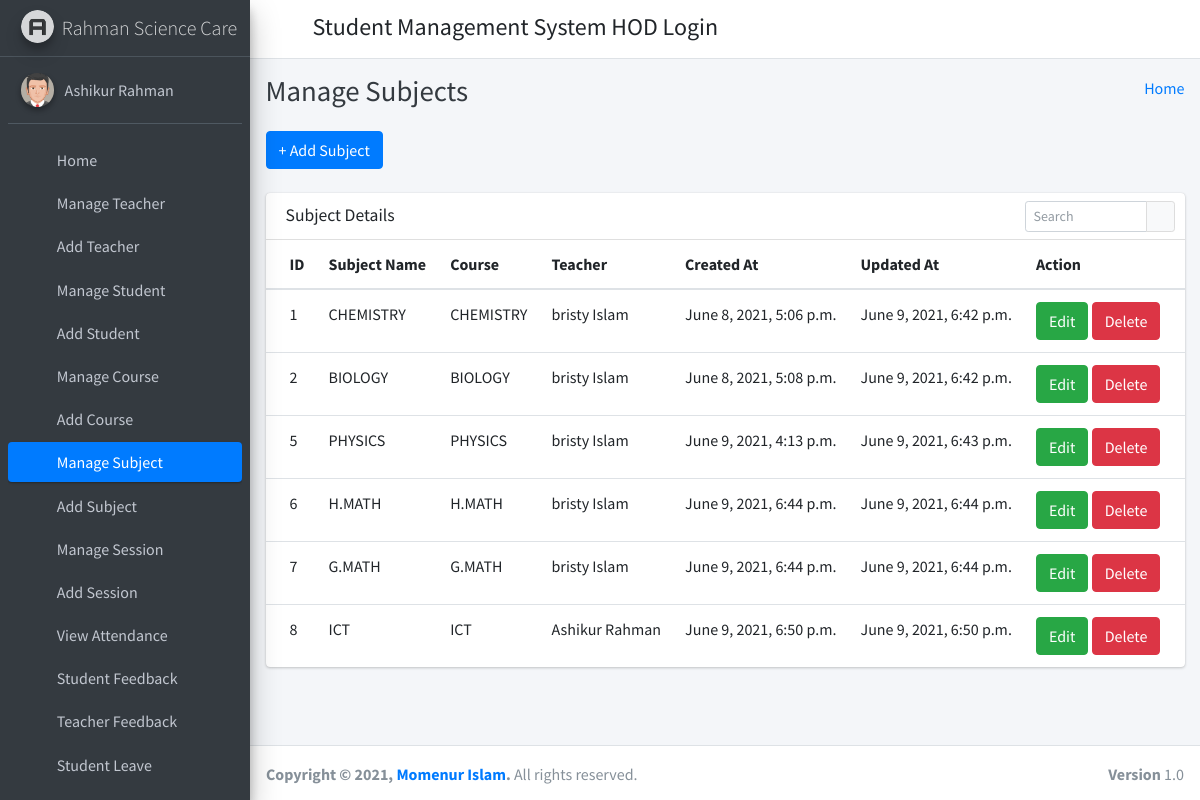
Screenshot of /manage_subject/ (signed in) with the database file from the repository.
### student_management_app/models.py (models this page shows)
class CustomUser(AbstractUser):
    user_type_data = ((1, "HOD"), (2, "Staff"), (3, "Student"))
    user_type = models.CharField(default=1, choices=user_type_data, max_length=10)

class Subjects(models.Model):
    id =models.AutoField(primary_key=True)
    subject_name = models.CharField(max_length=255)
    course_id = models.ForeignKey(Courses, on_delete=models.CASCADE, default=1) #need to give defauult course
    staff_id = models.ForeignKey(CustomUser, on_delete=models.CASCADE)
    created_at = models.DateTimeField(auto_now_add=True)
    updated_at = models.DateTimeField(auto_now=True)
    objects = models.Manager()

class Courses(models.Model):
    id = models.AutoField(primary_key=True)
    course_name = models.CharField(max_length=255)
    created_at = models.DateTimeField(auto_now_add=True)
    updated_at = models.DateTimeField(auto_now=True)
    objects = models.Manager()

### student_management_app/HodViews.py (the view)
# urls.py: path('manage_subject/', HodViews.manage_subject, name="manage_subject"),
def manage_subject(request):
    subjects = Subjects.objects.all()
    context = {
        "subjects": subjects
    }
    return render(request, 'hod_template/manage_subject_template.html', context)

### student_management_app/LoginCheckMiddleWare.py (called while the page is built, shortened)
    def process_view(self, request, view_func, view_args, view_kwargs):
        modulename = view_func.__module__
        user = request.user
        if user.is_authenticated:
            if user.user_type == "1":
                if modulename == "student_management_app.HodViews":
                    pass
                elif modulename == "student_management_app.views" or modulename == "django.views.static":
                    pass
                else:
                    return redirect("admin_home")
            else:
                return redirect("login")
        else:
            if request.path == reverse("login") or request.path == reverse("doLogin"):
                pass
            else:
                return redirect("login")

### student_management_app/templates/hod_template/manage_subject_template.html (shortened to what this page needs)
{% extends 'hod_template/base_template.html' %}
{% block page_title %}
    Manage Subjects
{% endblock page_title %}
{% block main_content %}
{% load static %}
<section class="content">
        <div class="container-fluid">
            <a class="btn btn-primary" href="{% url 'add_subject' %}" role="button">+ Add Subject</a> <br/>&nbsp;
            <div class="row">
                <div class="col-md-12">
                    <div class="card">
                        <div class="card-header">
                            <h3 class="card-title">Subject Details</h3>
                            <div class="card-tools">
                            <div class="input-group input-group-sm" style="width: 150px;">
                                <input type="text" name="table_search" class="form-control float-right" placeholder="Search">
                                <div class="input-group-append">
                                <button type="submit" class="btn btn-default"><i class="fas fa-search"></i></button>
                                </div>
                            </div>
                            </div>
                        </div>
                        <div class="card-body table-responsive p-0">
                            <table class="table table-hover text-nowrap">
                            <thead>
                                <tr>
                                <th>ID</th>
                                <th>Subject Name</th>
                                <th>Course</th>
                                <th>Teacher</th>
                                <th>Created At</th>
                                <th>Updated At</th>
                                <th>Action</th>
                                </tr>
                            </thead>
                            <tbody>
                                {% for subject in subjects %}
                                <tr>
                                <td>{{ subject.id }}</td>
                                <td>{{ subject.subject_name }}</td>
                                <td>{{ subject.course_id.course_name }}</td>
                                <td>{{ subject.staff_id.first_name }} {{ subject.staff_id.last_name }}</td>
                                <td>{{ subject.created_at }}</td>
                                <td>{{ subject.updated_at }}</td>
                                <td>
                                    <a href="{% url 'edit_subject' subject.id %}" class="btn btn-success">Edit</a>
                                    <a href="{% url 'delete_subject' subject.id %}" class="btn btn-danger">Delete</a>
                                </td>
                                </tr>
                                {% endfor %}
                            </tbody>
                            </table>
                        </div>
                        </div>
                </div>
            </div>
        </div>
      </section>
  {% endblock main_content %}

### student_management_app/templates/hod_template/sidebar_template.html (shortened to what this page needs)
{% load static %}
<aside class="main-sidebar sidebar-dark-primary elevation-4">
      <a href="{% url 'admin_home' %}" class="brand-link">
        <img src="{% static 'dist/img/AdminLTELogo.png' %}" alt="AdminLTE Logo" class="brand-image img-circle elevation-3"
            style="opacity: .8">
        <span class="brand-text font-weight-light">Rahman Science Care</span>
      </a>
      <div class="sidebar">
        <div class="user-panel mt-3 pb-3 mb-3 d-flex">
          <div class="image">
            <img src="{% static 'dist/img/user2-160x160.jpg' %}" class="img-circle elevation-2" alt="User Image">
          </div>
          <div class="info">
            <a href="{% url 'admin_profile' %}" class="d-block">{{ user.first_name }} {{ user.last_name }}</a>
          </div>
        </div>
        <nav class="mt-2">
          <ul class="nav nav-pills nav-sidebar flex-column" data-widget="treeview" role="menu" data-accordion="false">
            <li class="nav-item">
              {% url 'admin_home' as admin_home %}
              <a href="{{ admin_home }}" class="nav-link {% if request.path == admin_home %} active {% endif %}">
                <i class="nav-icon fas fa-tachometer-alt"></i>
                <p>
                  Home
                </p>
              </a>
            </li>
            <li class="nav-item">
              {% url 'manage_staff' as manage_staff %}
              {% url 'edit_staff' staff_id=id as edit_staff %}
              <a href="{{ manage_staff }}" class="nav-link {% if request.path == manage_staff %} active {% endif %} {% if request.path == edit_staff %} active {% endif %}">
                <i class="nav-icon fas fa-chalkboard-teacher"></i>
                <p>
                  Manage Teacher
                </p>
              </a>
            </li>
            <li class="nav-item">
              {% url 'add_staff' as add_staff %}
              <a href="{{ add_staff }}" class="nav-link {% if request.path == add_staff %} active {% endif %}">
                <i class="nav-icon fas fa-th"></i>
                <p>
                  Add Teacher
                </p>
              </a>
            </li>
            <li class="nav-item">
              {% url 'manage_student' as manage_student %}
              {% url 'edit_student' student_id=id as edit_student %}
              <a href="{{ manage_student }}" class="nav-link {% if request.path == manage_student %} active {% endif %} {% if request.path == edit_student %} active {% endif %}">
                <i class="nav-icon fas fa-user-graduate"></i>
                <p>
                  Manage Student
                </p>
              </a>
            </li>
            <li class="nav-item">
              {% url 'add_student' as add_student %}
              <a href="{{ add_student }}" class="nav-link {% if request.path == add_student %} active {% endif %}">
                <i class="nav-icon fas fa-th"></i>
                <p>
                  Add Student
                </p>
              </a>
            </li>
            <li class="nav-item">
              {% url 'manage_course' as manage_course %}
              {% url 'edit_course' course_id=id as edit_course %}
              <a href="{{ manage_course }}" class="nav-link {% if request.path == manage_course %} active {% endif %} {% if request.path == edit_course %} active {% endif %}">
                <i class="nav-icon fas fa-chalkboard"></i>
                <p>
                  Manage Course
                </p>
              </a>
            </li>
            <li class="nav-item">
            {% url 'add_course' as add_course %}
              <a href="{{ add_course }}" class="nav-link {% if request.path == add_course %} active {% endif %}">
                <i class="nav-icon fas fa-th"></i>
                <p>
                  Add Course
                </p>
              </a>
            </li>
            <li class="nav-item">
              {% url 'manage_subject' as manage_subject %}
              {% url 'edit_subject' subject_id=id as edit_subject %}
              <a href="{{ manage_subject }}" class="nav-link {% if request.path == manage_subject %} active {% endif %} {% if request.path == edit_subject %} active {% endif %}">
                <i class="nav-icon fas fa-book"></i>
                <p>
                  Manage Subject
                </p>
              </a>
            </li>
            <li class="nav-item">
              {% url 'add_subject' as add_subject %}
              <a href="{{ add_subject }}" class="nav-link {% if request.path == add_subject %} active {% endif %}">
                <i class="nav-icon fas fa-th"></i>
                <p>
                  Add Subject
                </p>
              </a>
            </li>
            <li class="nav-item">
              {% url 'manage_session' as manage_session %}
              {% url 'edit_session' session_id=id as edit_session %}
              <a href="{{ manage_session }}" class="nav-link {% if request.path == manage_session %} active {% endif %} {% if request.path == edit_session %} active {% endif %}">
                <i class="nav-icon fas fa-graduation-cap"></i>
                <p>
                  Manage Session
                </p>
              </a>
            </li>
            <li class="nav-item">
              {% url 'add_session' as add_session %}
              <a href="{{ add_session }}" class="nav-link {% if request.path == add_session %} active {% endif %}">
                <i class="nav-icon fas fa-th"></i>
                <p>
                  Add Session
                </p>
              </a>
            </li>
            <li class="nav-item">
              {% url 'admin_view_attendance' as admin_view_attendance %}
              <a href="{{ admin_view_attendance }}" class="nav-link {% if request.path == admin_view_attendance %} active {% endif %}">
                <i class="nav-icon fas fa-calendar-alt"></i>
                <p>
                  View Attendance
                </p>
              </a>
            </li>
            <li class="nav-item">
              {% url 'student_feedback_message' as student_feedback_message %}
              <a href="{{ student_feedback_message }}" class="nav-link {% if request.path == student_feedback_message %} active {% endif %}">
                <i class="nav-icon fas fa-th"></i>
                <p>
                  Student Feedback
                </p>
              </a>
            </li>
            <li class="nav-item">
              {% url 'staff_feedback_message' as staff_feedback_message %}
              <a href="{{ staff_feedback_message }}" class="nav-link {% if request.path == staff_feedback_message %} active {% endif %}">
                <i class="nav-icon fas fa-th"></i>
                <p>
                  Teacher Feedback
                </p>
              </a>
            </li>
            <li class="nav-item">
              {% url 'student_leave_view' as student_leave_view %}
              <a href="{{ student_leave_view }}" class="nav-link {% if request.path == student_leave_view %} active {% endif %}">
                <i class="nav-icon fas fa-th"></i>
                <p>
                  Student Leave
                </p>
              </a>
            </li>
            <li class="nav-item">
              {% url 'staff_leave_view' as staff_leave_view %}
              <a href="{{ staff_leave_view }}" class="nav-link {% if request.path == staff_leave_view %} active {% endif %}">
                <p>
                </p>
              </a>
            </li>
          </ul>
        </nav>
      </div>
    </aside>

### rows the page displays
CustomUser: first_name "Ashikur Rahman"
Subjects: id "1", subject_name "CHEMISTRY", course_id.course_name "CHEMISTRY", staff_id.first_name "bristy", staff_id.last_name "Islam", created_at "June 8, 2021, 5:06 p.m.", updated_at "June 9, 2021, 6:42 p.m."
Subjects: id "2", subject_name "BIOLOGY", course_id.course_name "BIOLOGY", staff_id.first_name "bristy", staff_id.last_name "Islam", created_at "June 8, 2021, 5:08 p.m.", updated_at "June 9, 2021, 6:42 p.m."
Subjects: id "5", subject_name "PHYSICS", course_id.course_name "PHYSICS", staff_id.first_name "bristy", staff_id.last_name "Islam", created_at "June 9, 2021, 4:13 p.m.", updated_at "June 9, 2021, 6:43 p.m."
Subjects: id "6", subject_name "H.MATH", course_id.course_name "H.MATH", staff_id.first_name "bristy", staff_id.last_name "Islam", created_at "June 9, 2021, 6:44 p.m.", updated_at "June 9, 2021, 6:44 p.m."
Subjects: id "7", subject_name "G.MATH", course_id.course_name "G.MATH", staff_id.first_name "bristy", staff_id.last_name "Islam", created_at "June 9, 2021, 6:44 p.m.", updated_at "June 9, 2021, 6:44 p.m."
Subjects: id "8", subject_name "ICT", course_id.course_name "ICT", staff_id.first_name "Ashikur", staff_id.last_name "Rahman", created_at "June 9, 2021, 6:50 p.m.", updated_at "June 9, 2021, 6:50 p.m."
